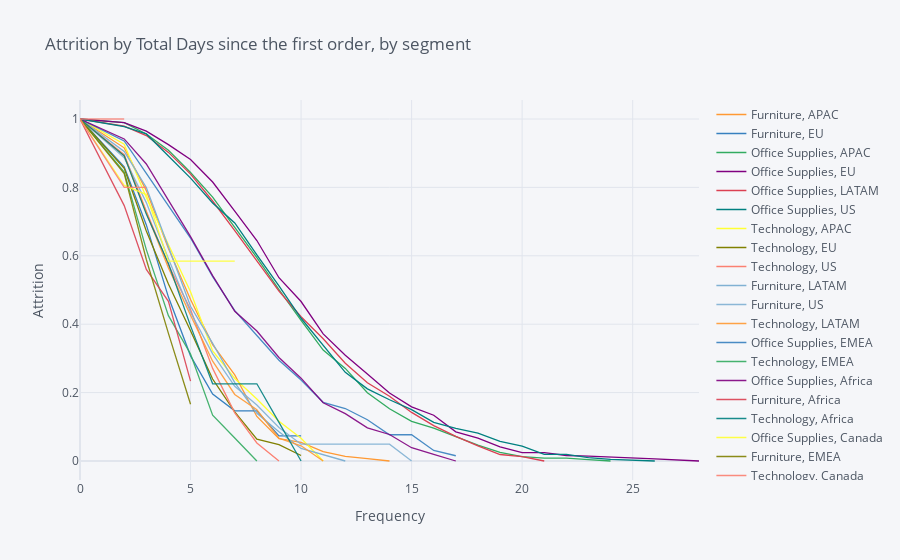

Here is the notebook cell this chart was saved with:
### Code cell
rates=survival(df_gr_cat, 'Market_Category', 'Frequency', 'Attrition')
rates.iplot(kind='line', xTitle='Frequency', yTitle='Attrition',title='Attrition by Total Days since the first order, by segment')

### Figure 1 — Plotly figure (JSON) as saved in the notebook; plotly's stock layout.template omitted (floating-point values rounded to 4 significant figures)
{"data": [{"line": {"color": "rgba(255, 153, 51, 1.0)", "dash": "solid", "shape": "linear", "width": 1.3}, "mode": "lines", "name": "Furniture, APAC", "text": "", "type": "scatter", "x": [0, 2, 3, 4, 5, 6, 7, 8, 9, 10, 11, 12, 13, 14, 15, 16, 17, 18, 19, 20, 21, 22, 23, 24, 26, 28], "y": [1, 0.9157, 0.7905, 0.6211, 0.4724, 0.3403, 0.2518, 0.1303, 0.06513, 0.05427, 0.02714, 0.01357, 0.006784, 0, "", "", "", "", "", "", "", "", "", "", "", ""]}, {"line": {"color": "rgba(55, 128, 191, 1.0)", "dash": "solid", "shape": "linear", "width": 1.3}, "mode": "lines", "name": "Furniture, EU", "text": "", "type": "scatter", "x": [0, 2, 3, 4, 5, 6, 7, 8, 9, 10, 11, 12, 13, 14, 15, 16, 17, 18, 19, 20, 21, 22, 23, 24, 26, 28], "y": [1, 0.8602, 0.6904, 0.4793, 0.3074, 0.1956, 0.1467, 0.1467, 0.07337, 0.07337, "", "", "", "", "", "", "", "", "", "", "", "", "", "", "", ""]}, {"line": {"color": "rgba(50, 171, 96, 1.0)", "dash": "solid", "shape": "linear", "width": 1.3}, "mode": "lines", "name": "Office Supplies, APAC", "text": "", "type": "scatter", "x": [0, 2, 3, 4, 5, 6, 7, 8, 9, 10, 11, 12, 13, 14, 15, 16, 17, 18, 19, 20, 21, 22, 23, 24, 26, 28], "y": [1, 0.9896, 0.9561, 0.9084, 0.8435, 0.7715, 0.6828, 0.5945, 0.5013, 0.4109, 0.3244, 0.2707, 0.1997, 0.1527, 0.1161, 0.09619, 0.07125, 0.0461, 0.02515, 0.01257, 0.008382, 0.008382, 0.004191, 0, "", ""]}, {"line": {"color": "rgba(128, 0, 128, 1.0)", "dash": "solid", "shape": "linear", "width": 1.3}, "mode": "lines", "name": "Office Supplies, EU", "text": "", "type": "scatter", "x": [0, 2, 3, 4, 5, 6, 7, 8, 9, 10, 11, 12, 13, 14, 15, 16, 17, 18, 19, 20, 21, 22, 23, 24, 26, 28], "y": [1, 0.9897, 0.9646, 0.9251, 0.8818, 0.8157, 0.7308, 0.6446, 0.5359, 0.4663, 0.3718, 0.309, 0.2542, 0.1986, 0.1583, 0.1338, 0.08538, 0.06709, 0.04153, 0.02423, 0.02423, 0.01615, 0.01413, 0.01211, 0.006056, 0]}, {"line": {"color": "rgba(219, 64, 82, 1.0)", "dash": "solid", "shape": "linear", "width": 1.3}, "mode": "lines", "name": "Office Supplies, LATAM", "text": "", "type": "scatter", "x": [0, 2, 3, 4, 5, 6, 7, 8, 9, 10, 11, 12, 13, 14, 15, 16, 17, 18, 19, 20, 21, 22, 23, 24, 26, 28], "y": [1, 0.979, 0.9516, 0.9023, 0.8387, 0.7603, 0.6736, 0.5845, 0.4967, 0.4218, 0.3575, 0.286, 0.2288, 0.1895, 0.1421, 0.1034, 0.0719, 0.04425, 0.01896, 0.01264, 0, "", "", "", "", ""]}, {"line": {"color": "rgba(0, 128, 128, 1.0)", "dash": "solid", "shape": "linear", "width": 1.3}, "mode": "lines", "name": "Office Supplies, US", "text": "", "type": "scatter", "x": [0, 2, 3, 4, 5, 6, 7, 8, 9, 10, 11, 12, 13, 14, 15, 16, 17, 18, 19, 20, 21, 22, 23, 24, 26, 28], "y": [1, 0.9779, 0.9563, 0.893, 0.8271, 0.7545, 0.696, 0.6024, 0.5123, 0.4173, 0.3389, 0.2592, 0.211, 0.179, 0.1504, 0.1128, 0.09542, 0.08179, 0.05773, 0.0433, 0.01924, 0.01924, 0.009622, 0.004811, 0, ""]}, {"line": {"color": "rgba(255, 255, 51, 1.0)", "dash": "solid", "shape": "linear", "width": 1.3}, "mode": "lines", "name": "Technology, APAC", "text": "", "type": "scatter", "x": [0, 2, 3, 4, 5, 6, 7, 8, 9, 10, 11, 12, 13, 14, 15, 16, 17, 18, 19, 20, 21, 22, 23, 24, 26, 28], "y": [1, 0.9261, 0.7707, 0.634, 0.4951, 0.3218, 0.2414, 0.181, 0.1164, 0.0665, 0, "", "", "", "", "", "", "", "", "", "", "", "", "", "", ""]}, {"line": {"color": "rgba(128, 128, 0, 1.0)", "dash": "solid", "shape": "linear", "width": 1.3}, "mode": "lines", "name": "Technology, EU", "text": "", "type": "scatter", "x": [0, 2, 3, 4, 5, 6, 7, 8, 9, 10, 11, 12, 13, 14, 15, 16, 17, 18, 19, 20, 21, 22, 23, 24, 26, 28], "y": [1, 0.8558, 0.6724, 0.5172, 0.3808, 0.2398, 0.1439, 0.06394, 0.04795, 0.01598, "", "", "", "", "", "", "", "", "", "", "", "", "", "", "", ""]}, {"line": {"color": "rgba(251, 128, 114, 1.0)", "dash": "solid", "shape": "linear", "width": 1.3}, "mode": "lines", "name": "Technology, US", "text": "", "type": "scatter", "x": [0, 2, 3, 4, 5, 6, 7, 8, 9, 10, 11, 12, 13, 14, 15, 16, 17, 18, 19, 20, 21, 22, 23, 24, 26, 28], "y": [1, 0.8959, 0.7303, 0.573, 0.443, 0.2707, 0.1408, 0.05279, 0, "", "", "", "", "", "", "", "", "", "", "", "", "", "", "", "", ""]}, {"line": {"color": "rgba(128, 177, 211, 1.0)", "dash": "solid", "shape": "linear", "width": 1.3}, "mode": "lines", "name": "Furniture, LATAM", "text": "", "type": "scatter", "x": [0, 2, 3, 4, 5, 6, 7, 8, 9, 10, 11, 12, 13, 14, 15, 16, 17, 18, 19, 20, 21, 22, 23, 24, 26, 28], "y": [1, 0.9052, 0.7997, 0.6271, 0.4523, 0.3441, 0.2294, 0.1393, 0.08572, 0.03674, 0.01837, 0, "", "", "", "", "", "", "", "", "", "", "", "", "", ""]}, {"line": {"color": "rgba(128, 177, 211, 0.8999999999999999)", "dash": "solid", "shape": "linear", "width": 1.3}, "mode": "lines", "name": "Furniture, US", "text": "", "type": "scatter", "x": [0, 2, 3, 4, 5, 6, 7, 8, 9, 10, 11, 12, 13, 14, 15, 16, 17, 18, 19, 20, 21, 22, 23, 24, 26, 28], "y": [1, 0.8867, 0.7556, 0.5916, 0.4347, 0.3133, 0.2183, 0.1637, 0.09825, 0.04912, 0.04912, 0.04912, 0.04912, 0.04912, 0, "", "", "", "", "", "", "", "", "", "", ""]}, {"line": {"color": "rgba(255, 153, 51, 0.8999999999999999)", "dash": "solid", "shape": "linear", "width": 1.3}, "mode": "lines", "name": "Technology, LATAM", "text": "", "type": "scatter", "x": [0, 2, 3, 4, 5, 6, 7, 8, 9, 10, 11, 12, 13, 14, 15, 16, 17, 18, 19, 20, 21, 22, 23, 24, 26, 28], "y": [1, 0.8928, 0.7265, 0.5647, 0.426, 0.2919, 0.1946, 0.1497, 0.06652, 0.04435, 0, "", "", "", "", "", "", "", "", "", "", "", "", "", "", ""]}, {"line": {"color": "rgba(55, 128, 191, 0.8999999999999999)", "dash": "solid", "shape": "linear", "width": 1.3}, "mode": "lines", "name": "Office Supplies, EMEA", "text": "", "type": "scatter", "x": [0, 2, 3, 4, 5, 6, 7, 8, 9, 10, 11, 12, 13, 14, 15, 16, 17, 18, 19, 20, 21, 22, 23, 24, 26, 28], "y": [1, 0.9357, 0.8411, 0.7465, 0.652, 0.539, 0.4394, 0.3669, 0.2945, 0.2369, 0.1716, 0.1535, 0.1206, 0.07675, 0.07675, 0.0307, 0.01535, "", "", "", "", "", "", "", "", ""]}, {"line": {"color": "rgba(50, 171, 96, 0.8999999999999999)", "dash": "solid", "shape": "linear", "width": 1.3}, "mode": "lines", "name": "Technology, EMEA", "text": "", "type": "scatter", "x": [0, 2, 3, 4, 5, 6, 7, 8, 9, 10, 11, 12, 13, 14, 15, 16, 17, 18, 19, 20, 21, 22, 23, 24, 26, 28], "y": [1, 0.8447, 0.6181, 0.4249, 0.3131, 0.1342, 0.06709, 0, "", "", "", "", "", "", "", "", "", "", "", "", "", "", "", "", "", ""]}, {"line": {"color": "rgba(128, 0, 128, 0.8999999999999999)", "dash": "solid", "shape": "linear", "width": 1.3}, "mode": "lines", "name": "Office Supplies, Africa", "text": "", "type": "scatter", "x": [0, 2, 3, 4, 5, 6, 7, 8, 9, 10, 11, 12, 13, 14, 15, 16, 17, 18, 19, 20, 21, 22, 23, 24, 26, 28], "y": [1, 0.9417, 0.8686, 0.7626, 0.6562, 0.5422, 0.4378, 0.38, 0.3027, 0.2422, 0.1704, 0.1385, 0.09694, 0.07755, 0.03877, 0.01939, 0, "", "", "", "", "", "", "", "", ""]}, {"line": {"color": "rgba(219, 64, 82, 0.8999999999999999)", "dash": "solid", "shape": "linear", "width": 1.3}, "mode": "lines", "name": "Furniture, Africa", "text": "", "type": "scatter", "x": [0, 2, 3, 4, 5, 6, 7, 8, 9, 10, 11, 12, 13, 14, 15, 16, 17, 18, 19, 20, 21, 22, 23, 24, 26, 28], "y": [1, 0.7468, 0.5601, 0.4668, 0.2334, "", "", "", "", "", "", "", "", "", "", "", "", "", "", "", "", "", "", "", "", ""]}, {"line": {"color": "rgba(0, 128, 128, 0.8999999999999999)", "dash": "solid", "shape": "linear", "width": 1.3}, "mode": "lines", "name": "Technology, Africa", "text": "", "type": "scatter", "x": [0, 2, 3, 4, 5, 6, 7, 8, 9, 10, 11, 12, 13, 14, 15, 16, 17, 18, 19, 20, 21, 22, 23, 24, 26, 28], "y": [1, 0.8922, 0.7219, 0.5775, 0.3951, 0.2258, 0.2258, 0.2258, 0.1129, 0, "", "", "", "", "", "", "", "", "", "", "", "", "", "", "", ""]}, {"line": {"color": "rgba(255, 255, 51, 0.8999999999999999)", "dash": "solid", "shape": "linear", "width": 1.3}, "mode": "lines", "name": "Office Supplies, Canada", "text": "", "type": "scatter", "x": [0, 2, 3, 4, 5, 6, 7, 8, 9, 10, 11, 12, 13, 14, 15, 16, 17, 18, 19, 20, 21, 22, 23, 24, 26, 28], "y": [1, 0.806, 0.7791, 0.5843, 0.5843, 0.5843, 0.5843, "", "", "", "", "", "", "", "", "", "", "", "", "", "", "", "", "", "", ""]}, {"line": {"color": "rgba(128, 128, 0, 0.8999999999999999)", "dash": "solid", "shape": "linear", "width": 1.3}, "mode": "lines", "name": "Furniture, EMEA", "text": "", "type": "scatter", "x": [0, 2, 3, 4, 5, 6, 7, 8, 9, 10, 11, 12, 13, 14, 15, 16, 17, 18, 19, 20, 21, 22, 23, 24, 26, 28], "y": [1, 0.8402, 0.5891, 0.3731, 0.1658, "", "", "", "", "", "", "", "", "", "", "", "", "", "", "", "", "", "", "", "", ""]}, {"line": {"color": "rgba(251, 128, 114, 0.8999999999999999)", "dash": "solid", "shape": "linear", "width": 1.3}, "mode": "lines", "name": "Technology, Canada", "text": "", "type": "scatter", "x": [0, 2, 3, 4, 5, 6, 7, 8, 9, 10, 11, 12, 13, 14, 15, 16, 17, 18, 19, 20, 21, 22, 23, 24, 26, 28], "y": [1, 0.8, 0.8, "", "", "", "", "", "", "", "", "", "", "", "", "", "", "", "", "", "", "", "", "", "", ""]}, {"line": {"color": "rgba(251, 128, 114, 0.7999999999999998)", "dash": "solid", "shape": "linear", "width": 1.3}, "mode": "lines", "name": "Furniture, Canada", "text": "", "type": "scatter", "x": [0, 2, 3, 4, 5, 6, 7, 8, 9, 10, 11, 12, 13, 14, 15, 16, 17, 18, 19, 20, 21, 22, 23, 24, 26, 28], "y": [1, 1, "", "", "", "", "", "", "", "", "", "", "", "", "", "", "", "", "", "", "", "", "", "", "", ""]}], "layout": {"legend": {"bgcolor": "#F5F6F9", "font": {"color": "#4D5663"}}, "paper_bgcolor": "#F5F6F9", "plot_bgcolor": "#F5F6F9", "title": {"font": {"color": "#4D5663"}, "text": "Attrition by Total Days since the first order, by segment"}, "xaxis": {"gridcolor": "#E1E5ED", "showgrid": true, "tickfont": {"color": "#4D5663"}, "title": {"font": {"color": "#4D5663"}, "text": "Frequency"}, "zerolinecolor": "#E1E5ED"}, "yaxis": {"gridcolor": "#E1E5ED", "showgrid": true, "tickfont": {"color": "#4D5663"}, "title": {"font": {"color": "#4D5663"}, "text": "Attrition"}, "zerolinecolor": "#E1E5ED"}}}
